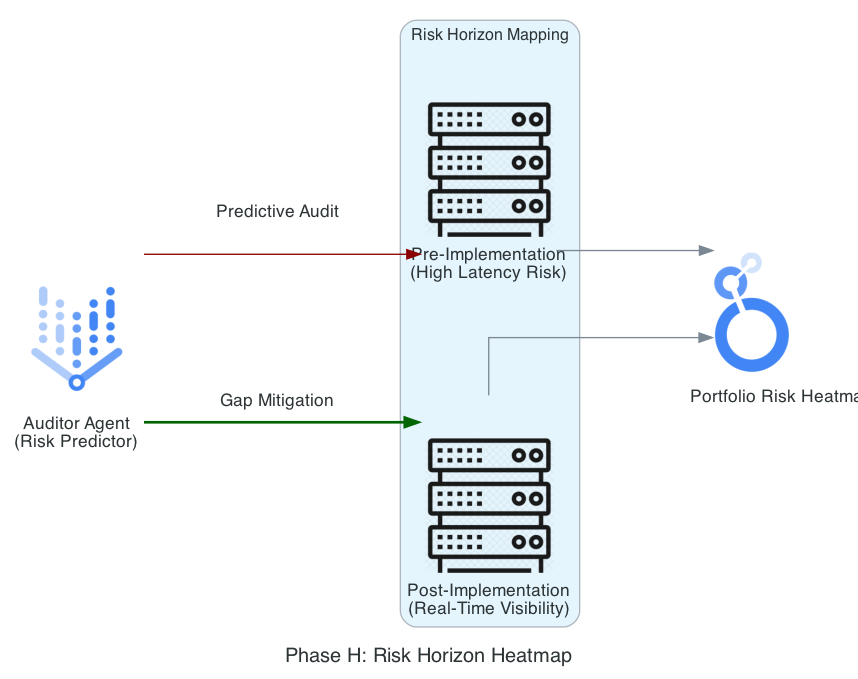

The Python source for this figure:
from diagrams import Diagram, Cluster, Edge
from diagrams.gcp.analytics import Looker
from diagrams.gcp.ml import VertexAI
from diagrams.generic.compute import Rack

# TOGAF Phase H: Architecture Change Management
graph_attr = {
    "pad": "0.1",
    "nodesep": "1.2",
    "ranksep": "1.5",
    "bgcolor": "transparent"
}

with Diagram(
    "Phase H: Risk Horizon Heatmap", 
    show=False, 
    filename="strat_risk_horizon_heatmap", 
    direction="LR", 
    graph_attr=graph_attr
):
    auditor = VertexAI("Auditor Agent\n(Risk Predictor)")
    
    with Cluster("Risk Horizon Mapping"):
        pre_impl = Rack("Pre-Implementation\n(High Latency Risk)")
        post_impl = Rack("Post-Implementation\n(Real-Time Visibility)")

    heatmap = Looker("Portfolio Risk Heatmap")

    auditor >> Edge(label="Predictive Audit", color="darkred") >> pre_impl
    auditor >> Edge(label="Gap Mitigation", color="darkgreen", style="bold") >> post_impl
    [pre_impl, post_impl] >> heatmap
